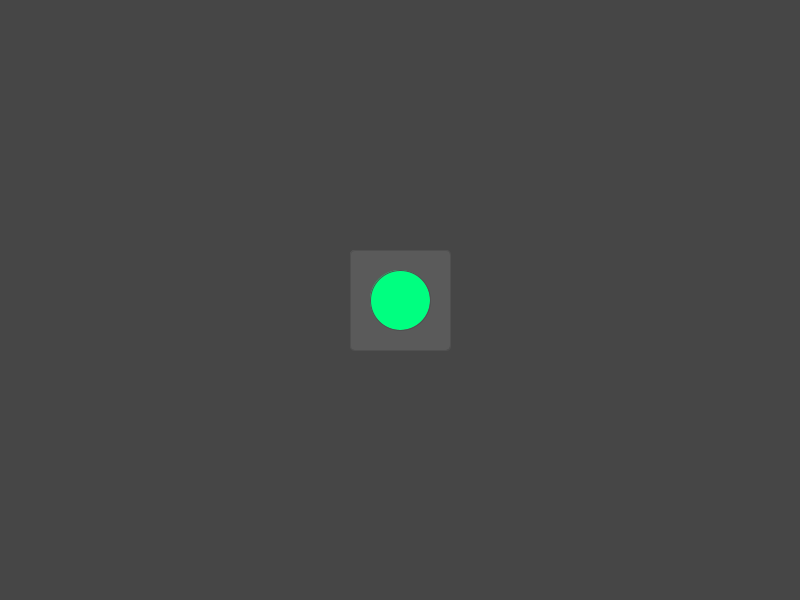
Frame 1 (no input)
Frame 60 (the mouse pressed at the canvas centre just before this capture): identical to frame 1, image omitted
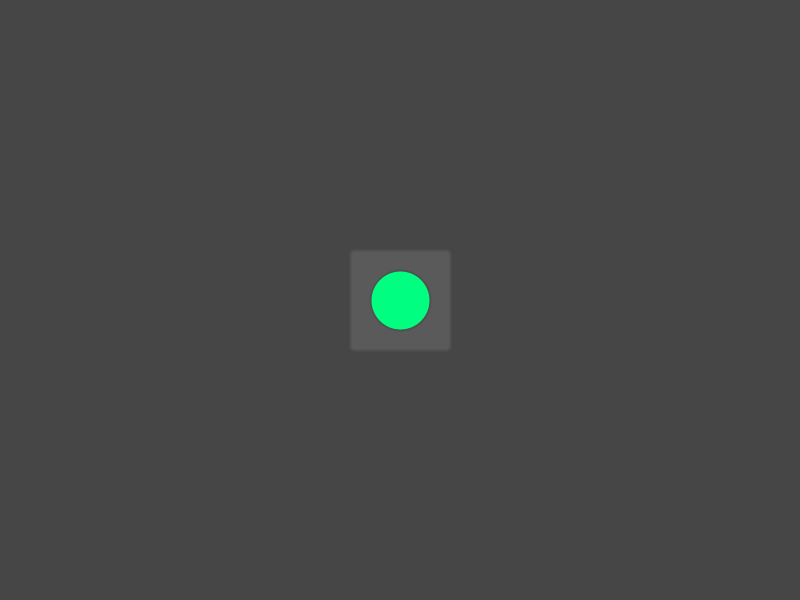
Frame 120 (the mouse held since frame 60 and released just before this capture)

The Processing sketch that drew these frames (run headless with seeded random() and noise(); from frame 60 on, the mouse is pressed at the canvas centre):

// Processing sketch: connections
// ── connections.pde
int cmx, cmy;

void setup() {
  size(800, 600);
}

void draw() {
  background(70);

  if (mousePressed) {
    stroke(100);
    strokeWeight(2);
    fill(40);
    ellipse(cmx, cmy, 8, 8);
    ellipse(mouseX, mouseY, 8, 8);
    float dx = (mouseX-cmx)*0.5;
    float dy = (mouseY-cmy)*0.5;
    /*
    if (abs(dx) > abs(dy)) {
     dy = 0;
     } else {
     dx = 0;
     }*/
    dx = 0;
    noFill();
    stroke(0, 40);
    bezier(cmx, cmy, cmx+dx, cmy+dy, mouseX-dx, mouseY-dy, mouseX, mouseY);
    stroke(255, 128, 0);
    bezier(cmx, cmy, cmx+dx, cmy+dy, mouseX-dx, mouseY-dy, mouseX, mouseY);
  }

  fill(90);
  stroke(80);
  rect(width/2-50, height/2-50, 100, 100, 5);
  fill(0, 255, 128);
  ellipse(width/2, height/2, 60, 60);
}


void mousePressed() {
  cmx = mouseX;
  cmy = mouseY;
}
